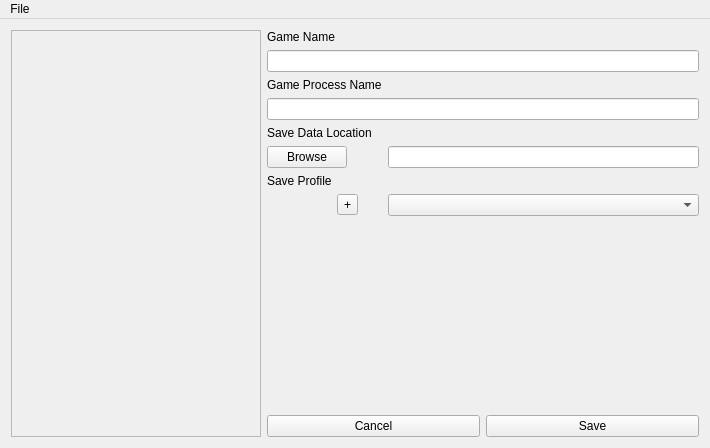
<?xml version="1.0" encoding="UTF-8"?>
<ui version="4.0">
 <class>Main</class>
 <widget class="QMainWindow" name="Main">
  <property name="geometry">
   <rect>
    <x>0</x>
    <y>0</y>
    <width>710</width>
    <height>448</height>
   </rect>
  </property>
  <property name="windowTitle">
   <string>Main</string>
  </property>
  <widget class="QWidget" name="centralWidget">
   <layout class="QHBoxLayout" name="horizontalLayout_2">
    <item>
     <widget class="QScrollArea" name="gameList">
      <property name="sizePolicy">
       <sizepolicy hsizetype="Fixed" vsizetype="Expanding">
        <horstretch>0</horstretch>
        <verstretch>0</verstretch>
       </sizepolicy>
      </property>
      <property name="minimumSize">
       <size>
        <width>250</width>
        <height>0</height>
       </size>
      </property>
      <property name="frameShadow">
       <enum>QFrame::Sunken</enum>
      </property>
      <property name="widgetResizable">
       <bool>true</bool>
      </property>
      <widget class="QWidget" name="scrollAreaWidgetContents">
       <property name="geometry">
        <rect>
         <x>0</x>
         <y>0</y>
         <width>248</width>
         <height>408</height>
        </rect>
       </property>
       <zorder></zorder>
       <zorder></zorder>
      </widget>
     </widget>
    </item>
    <item>
     <layout class="QVBoxLayout" name="detailLayout">
      <item>
       <layout class="QFormLayout" name="gameInfoForm">
        <property name="sizeConstraint">
         <enum>QLayout::SetDefaultConstraint</enum>
        </property>
        <item row="0" column="0">
         <widget class="QLabel" name="gameNameLabel">
          <property name="sizePolicy">
           <sizepolicy hsizetype="Preferred" vsizetype="Maximum">
            <horstretch>0</horstretch>
            <verstretch>0</verstretch>
           </sizepolicy>
          </property>
          <property name="frameShape">
           <enum>QFrame::NoFrame</enum>
          </property>
          <property name="text">
           <string>Game Name</string>
          </property>
          <property name="alignment">
           <set>Qt::AlignLeading|Qt::AlignLeft|Qt::AlignTop</set>
          </property>
         </widget>
        </item>
        <item row="1" column="0" colspan="2">
         <widget class="QLineEdit" name="gameNameText">
          <property name="sizePolicy">
           <sizepolicy hsizetype="Expanding" vsizetype="Preferred">
            <horstretch>0</horstretch>
            <verstretch>0</verstretch>
           </sizepolicy>
          </property>
         </widget>
        </item>
        <item row="2" column="0">
         <widget class="QLabel" name="gameProcessLabel">
          <property name="sizePolicy">
           <sizepolicy hsizetype="Preferred" vsizetype="Preferred">
            <horstretch>0</horstretch>
            <verstretch>0</verstretch>
           </sizepolicy>
          </property>
          <property name="minimumSize">
           <size>
            <width>0</width>
            <height>0</height>
           </size>
          </property>
          <property name="baseSize">
           <size>
            <width>0</width>
            <height>0</height>
           </size>
          </property>
          <property name="text">
           <string>Game Process Name</string>
          </property>
         </widget>
        </item>
        <item row="3" column="0" colspan="2">
         <widget class="QLineEdit" name="gameProcessText"/>
        </item>
        <item row="4" column="0">
         <widget class="QLabel" name="gameSaveLocationLabel">
          <property name="text">
           <string>Save Data Location</string>
          </property>
         </widget>
        </item>
        <item row="5" column="0">
         <widget class="QPushButton" name="gameSaveLocationButton">
          <property name="text">
           <string>Browse</string>
          </property>
         </widget>
        </item>
        <item row="5" column="1">
         <widget class="QLineEdit" name="gameSaveLocationText">
          <property name="readOnly">
           <bool>true</bool>
          </property>
         </widget>
        </item>
        <item row="6" column="0">
         <widget class="QLabel" name="gameProfileLabel">
          <property name="text">
           <string>Save Profile</string>
          </property>
         </widget>
        </item>
        <item row="7" column="0">
         <layout class="QGridLayout" name="profileButtonLayout">
          <property name="leftMargin">
           <number>70</number>
          </property>
          <property name="topMargin">
           <number>0</number>
          </property>
          <property name="bottomMargin">
           <number>0</number>
          </property>
          <property name="horizontalSpacing">
           <number>0</number>
          </property>
          <item row="0" column="0">
           <widget class="QToolButton" name="gameProfileButton">
            <property name="sizePolicy">
             <sizepolicy hsizetype="Fixed" vsizetype="Fixed">
              <horstretch>0</horstretch>
              <verstretch>0</verstretch>
             </sizepolicy>
            </property>
            <property name="minimumSize">
             <size>
              <width>0</width>
              <height>21</height>
             </size>
            </property>
            <property name="baseSize">
             <size>
              <width>0</width>
              <height>0</height>
             </size>
            </property>
            <property name="text">
             <string>+</string>
            </property>
           </widget>
          </item>
         </layout>
        </item>
        <item row="7" column="1">
         <widget class="QComboBox" name="gameProfileBox">
          <property name="currentText">
           <string/>
          </property>
          <property name="insertPolicy">
           <enum>QComboBox::InsertAlphabetically</enum>
          </property>
         </widget>
        </item>
       </layout>
      </item>
      <item>
       <layout class="QHBoxLayout" name="saveCancelButtonLayout">
        <item>
         <widget class="QPushButton" name="cancelButton">
          <property name="text">
           <string>Cancel</string>
          </property>
         </widget>
        </item>
        <item>
         <widget class="QPushButton" name="saveButton">
          <property name="text">
           <string>Save</string>
          </property>
         </widget>
        </item>
       </layout>
      </item>
     </layout>
    </item>
   </layout>
  </widget>
  <widget class="QMenuBar" name="menuBar">
   <property name="geometry">
    <rect>
     <x>0</x>
     <y>0</y>
     <width>710</width>
     <height>20</height>
    </rect>
   </property>
   <widget class="QMenu" name="menuFile">
    <property name="title">
     <string>File</string>
    </property>
    <addaction name="actionExit"/>
   </widget>
   <addaction name="menuFile"/>
  </widget>
  <action name="actionExit">
   <property name="text">
    <string>Exit</string>
   </property>
  </action>
 </widget>
 <layoutdefault spacing="6" margin="11"/>
 <resources/>
 <connections/>
</ui>
